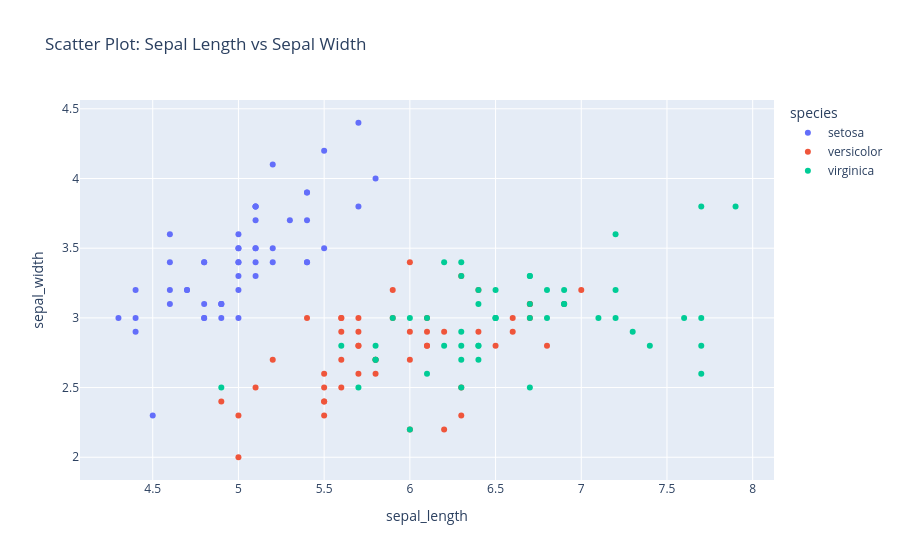

The code cell stored with this chart in its notebook:
### Code cell
# Membuat scatter plot sederhana
# x-axis: panjang kelopak (sepal_length)
# y-axis: lebar kelopak (sepal_width)
# color: warna berdasarkan spesies
fig = px.scatter(
    df_iris, 
    x='sepal_length', 
    y='sepal_width',
    color='species',
    title='Scatter Plot: Sepal Length vs Sepal Width'
)

# Menampilkan grafik
fig.show()

# Penjelasan:
# - px.scatter() membuat scatter plot
# - parameter 'color' membedakan titik berdasarkan kategori (spesies)
# - Grafik bersifat INTERAKTIF: Anda bisa zoom, pan, dan hover untuk melihat detail

### Figure 1 — Plotly figure (JSON) as saved in the notebook; plotly's stock layout.template omitted (floating-point values rounded to 4 significant figures)
{"data": [{"hovertemplate": "species=setosa<br>sepal_length=%{x}<br>sepal_width=%{y}<extra></extra>", "legendgroup": "setosa", "marker": {"color": "#636efa", "symbol": "circle"}, "mode": "markers", "name": "setosa", "orientation": "v", "showlegend": true, "type": "scatter", "x": [5.1, 4.9, 4.7, 4.6, 5.0, 5.4, 4.6, 5.0, 4.4, 4.9, 5.4, 4.8, 4.8, 4.3, 5.8, 5.7, 5.4, 5.1, 5.7, 5.1, 5.4, 5.1, 4.6, 5.1, 4.8, 5.0, 5.0, 5.2, 5.2, 4.7, 4.8, 5.4, 5.2, 5.5, 4.9, 5.0, 5.5, 4.9, 4.4, 5.1, 5.0, 4.5, 4.4, 5.0, 5.1, 4.8, 5.1, 4.6, 5.3, 5.0], "xaxis": "x", "y": [3.5, 3.0, 3.2, 3.1, 3.6, 3.9, 3.4, 3.4, 2.9, 3.1, 3.7, 3.4, 3.0, 3.0, 4.0, 4.4, 3.9, 3.5, 3.8, 3.8, 3.4, 3.7, 3.6, 3.3, 3.4, 3.0, 3.4, 3.5, 3.4, 3.2, 3.1, 3.4, 4.1, 4.2, 3.1, 3.2, 3.5, 3.1, 3.0, 3.4, 3.5, 2.3, 3.2, 3.5, 3.8, 3.0, 3.8, 3.2, 3.7, 3.3], "yaxis": "y"}, {"hovertemplate": "species=versicolor<br>sepal_length=%{x}<br>sepal_width=%{y}<extra></extra>", "legendgroup": "versicolor", "marker": {"color": "#EF553B", "symbol": "circle"}, "mode": "markers", "name": "versicolor", "orientation": "v", "showlegend": true, "type": "scatter", "x": [7.0, 6.4, 6.9, 5.5, 6.5, 5.7, 6.3, 4.9, 6.6, 5.2, 5.0, 5.9, 6.0, 6.1, 5.6, 6.7, 5.6, 5.8, 6.2, 5.6, 5.9, 6.1, 6.3, 6.1, 6.4, 6.6, 6.8, 6.7, 6.0, 5.7, 5.5, 5.5, 5.8, 6.0, 5.4, 6.0, 6.7, 6.3, 5.6, 5.5, 5.5, 6.1, 5.8, 5.0, 5.6, 5.7, 5.7, 6.2, 5.1, 5.7], "xaxis": "x", "y": [3.2, 3.2, 3.1, 2.3, 2.8, 2.8, 3.3, 2.4, 2.9, 2.7, 2.0, 3.0, 2.2, 2.9, 2.9, 3.1, 3.0, 2.7, 2.2, 2.5, 3.2, 2.8, 2.5, 2.8, 2.9, 3.0, 2.8, 3.0, 2.9, 2.6, 2.4, 2.4, 2.7, 2.7, 3.0, 3.4, 3.1, 2.3, 3.0, 2.5, 2.6, 3.0, 2.6, 2.3, 2.7, 3.0, 2.9, 2.9, 2.5, 2.8], "yaxis": "y"}, {"hovertemplate": "species=virginica<br>sepal_length=%{x}<br>sepal_width=%{y}<extra></extra>", "legendgroup": "virginica", "marker": {"color": "#00cc96", "symbol": "circle"}, "mode": "markers", "name": "virginica", "orientation": "v", "showlegend": true, "type": "scatter", "x": [6.3, 5.8, 7.1, 6.3, 6.5, 7.6, 4.9, 7.3, 6.7, 7.2, 6.5, 6.4, 6.8, 5.7, 5.8, 6.4, 6.5, 7.7, 7.7, 6.0, 6.9, 5.6, 7.7, 6.3, 6.7, 7.2, 6.2, 6.1, 6.4, 7.2, 7.4, 7.9, 6.4, 6.3, 6.1, 7.7, 6.3, 6.4, 6.0, 6.9, 6.7, 6.9, 5.8, 6.8, 6.7, 6.7, 6.3, 6.5, 6.2, 5.9], "xaxis": "x", "y": [3.3, 2.7, 3.0, 2.9, 3.0, 3.0, 2.5, 2.9, 2.5, 3.6, 3.2, 2.7, 3.0, 2.5, 2.8, 3.2, 3.0, 3.8, 2.6, 2.2, 3.2, 2.8, 2.8, 2.7, 3.3, 3.2, 2.8, 3.0, 2.8, 3.0, 2.8, 3.8, 2.8, 2.8, 2.6, 3.0, 3.4, 3.1, 3.0, 3.1, 3.1, 3.1, 2.7, 3.2, 3.3, 3.0, 2.5, 3.0, 3.4, 3.0], "yaxis": "y"}], "layout": {"legend": {"title": {"text": "species"}, "tracegroupgap": 0}, "title": {"text": "Scatter Plot: Sepal Length vs Sepal Width"}, "xaxis": {"anchor": "y", "domain": [0, 1], "title": {"text": "sepal_length"}}, "yaxis": {"anchor": "x", "domain": [0, 1], "title": {"text": "sepal_width"}}}}
